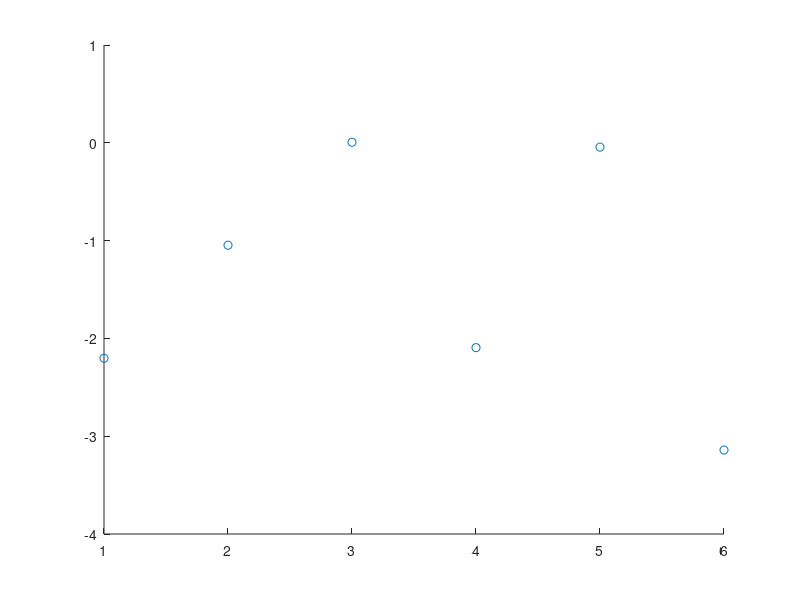

MATLAB code to generate this figure:
%  3 nodes {1}, {2}, {3},
%  3 edges {1,2}, {1,3}, {2,3}
%  1 triangle {1,2,3}
% create boundary operators
%%% B1
B1 = [-1 -1 0; 1 0 -1; 0 1 1];

%%% B2
B2 = [1; -1; 1];

%% Undirected Version

% Hodge Laplacian
L0u = B1 * B1'; % 0-up Laplacian
L1d = B1' * B1; % 1-up Laplacian, n_edge*n_edge matrix
L1u = B2 * B2'; % 1-up Laplacian, n_edge*n_edge matrix
L2d = B2' * B2; % 2-down Laplacian, n_triangle*n_triangle matrix

% The undirected infered adjacency matrix
A0_up = diag(diag(L0u)) - L0u; % this is the same as the standard adjacency matrix for standard graph
D1_up = diag(diag(L1u));
A1_up = diag(diag(L1u)) - L1u; % infered adjacency between edges

% solve the eigenvalues
% 0-up Laplacian
[V0u,D0u] = eig(L0u); % same as normal Laplacian

% 1-down Laplacian
[V1d,D1d] = eig(L1d); % find clusters of eddges by common nodes 

% 1-up Laplacian
[V1u,D1u] = eig(L1u); % zero eigenvalues find connected components of edges through shared triangles

% 1 Laplacian
[V1,D1] = eig(L1u+L1d); % zero eigenvalues find connected components of edges through shared triangles

% 2-down Laplacian
[V2d,D2d] = eig(L2d); % find clusters of triangles by common edges 

%% Directed version {1,2,3}, {1,2}, {2,3}, {3,1}
g = 1/6;

%% New definition of L1Mp with Pauli matrices
delta = 2*pi*g;
One = ones(2);
I2 = eye(2);
Im = exp(-delta*i)*I2;
Ip = exp(delta*i)*I2;
O = zeros(2,2);

T =[I2 Ip Im; Im I2 Ip; Ip Im I2];
%Lm1u = kron(D1_up, I2) - T .* kron(A1_up, One); % matrix product is not Hermitian

Lm1u = [I2 -Ip Im; -Im I2 -Ip; Ip -Im I2];
%Lm1d = [2*I2 -Im Ip; -Ip 2*I2 ; 2*I2];

% 1-up Laplacian
[Vm1u, Dm1u] = eig(Lm1u); % zero eigenvalues find connected components of edges through shared triangles
scatter(1:6, angle(Vm1u(:,1)))

phase = [pi/3; pi/3; pi/6; pi/6; 0;0];
(exp(i*phase))'*Lm1u*exp(i*phase)

% substitute the eigenvector into the quadratic form
b = (Vm1u(:,1));
a = b';
L=Lm1u;
a*L*b

for m = 1:6
    for n = 1:6
        m;
        n;
        P(m,n)= abs(A1_up(ceil(m/2),ceil(n/2)))*(b(m)-A1_up(ceil(m/2),ceil(n/2))*T(m,n)*b(n));
        
    end
end

% substitute the normalized  eigenvector
phi = angle(Vm1u(:,1));
b = exp(1i*phi);
a = b';
L=Lm1u;
a*L*b

for m = 1:6
    for n = 1:6
        m;
        n;
        P(m,n)= abs(A1_up(ceil(m/2),ceil(n/2)))*(b(m)-A1_up(ceil(m/2),ceil(n/2))*T(m,n)*b(n));
        Sum(m,n) = a(m)*Lm1u(m,n)*b(n);
    end
end
